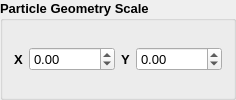
      <widget class="QGroupBox" name="grpPositionOffset_3">
       <property name="font">
        <font>
         <pointsize>10</pointsize>
         <weight>75</weight>
         <bold>true</bold>
        </font>
       </property>
       <property name="title">
        <string>Particle Geometry Scale</string>
       </property>
       <layout class="QHBoxLayout" name="horizontalLayout_32">
        <item>
         <layout class="QHBoxLayout" name="horizontalLayout_33">
          <item>
           <widget class="QLabel" name="label_19">
            <property name="font">
             <font>
              <pointsize>10</pointsize>
              <weight>75</weight>
              <bold>true</bold>
             </font>
            </property>
            <property name="text">
             <string>X</string>
            </property>
           </widget>
          </item>
          <item>
           <widget class="QDoubleSpinBox" name="geometry_scale_x">
            <property name="font">
             <font>
              <weight>50</weight>
              <bold>false</bold>
             </font>
            </property>
            <property name="minimum">
             <double>-10000.000000000000000</double>
            </property>
            <property name="maximum">
             <double>10000.000000000000000</double>
            </property>
           </widget>
          </item>
          <item>
           <widget class="QLabel" name="label_20">
            <property name="font">
             <font>
              <pointsize>10</pointsize>
              <weight>75</weight>
              <bold>true</bold>
             </font>
            </property>
            <property name="text">
             <string>Y</string>
            </property>
           </widget>
          </item>
          <item>
           <widget class="QDoubleSpinBox" name="geometry_scale_y">
            <property name="font">
             <font>
              <weight>50</weight>
              <bold>false</bold>
             </font>
            </property>
            <property name="minimum">
             <double>-10000.000000000000000</double>
            </property>
            <property name="maximum">
             <double>10000.000000000000000</double>
            </property>
           </widget>
          </item>
         </layout>
        </item>
       </layout>
      </widget>
